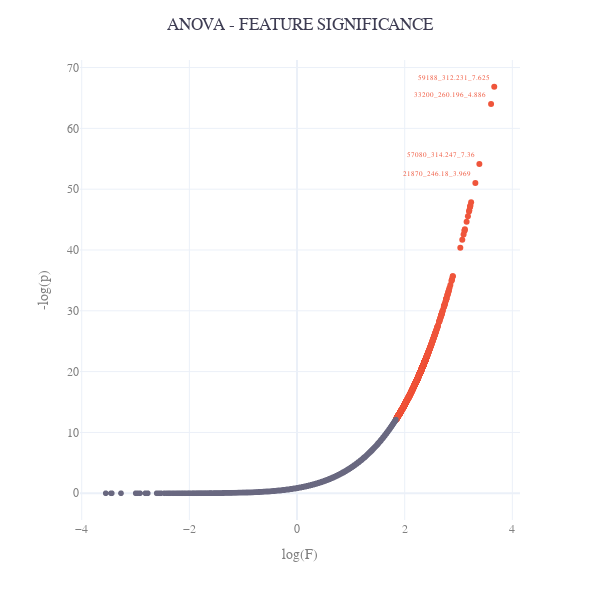

This figure's notebook cell:
### Markdown cell above
**Plot ANOVA results**

We will use plotly to visualize results from the ANOVA, with log(F-values) on the x-axis and -log(p) on the y-axis. Features are colored after statistical significance after multiple test correction. Since there are large differences in the F- and p-values, it is easier to plot their log.

We can also display the names of some of the top features in the plot. This easily gets very cluttered if we decide to display too many names, so starting at the top 5 could be a good idea.

### Code cell
# first plot insignificant features
fig = px.scatter(x=anova[anova['significant'] == False]['F'].apply(np.log),
                y=anova[anova['significant'] == False]['p'].apply(lambda x: -np.log(x)),
                template='plotly_white', width=600, height=600)
fig.update_traces(marker_color="#696880")

# plot significant features
fig.add_scatter(x=anova[anova['significant']]['F'].apply(np.log),
                y=anova[anova['significant']]['p'].apply(lambda x: -np.log(x)),
                mode='markers+text',
                text=anova['metabolite'].iloc[:4],
                textposition='top left', textfont=dict(color='#ef553b', size=7), name='significant')

fig.update_layout(font={"color":"grey", "size":12, "family":"Sans"},
                  title={"text":"ANOVA - FEATURE SIGNIFICANCE", 'x':0.5, "font_color":"#3E3D53"},
                  xaxis_title="log(F)", yaxis_title="-log(p)", showlegend=False)

# save fig as pdf
fig.write_image(os.path.join(result_dir, "plot_ANOVA.pdf"), scale=3)

fig.show()

### Figure 1 — Plotly figure (JSON) as saved in the notebook; plotly's stock layout.template omitted (floating-point values rounded to 4 significant figures; data arrays with more than 128 entries replaced by an {"elided": "..."} marker saying what was removed)
{"data": [{"hovertemplate": "x=%{x}<br>y=%{y}<extra></extra>", "legendgroup": "", "marker": {"color": "#696880", "symbol": "circle"}, "mode": "markers", "name": "", "showlegend": false, "type": "scattergl", "x": {"elided": "7537 float values"}, "xaxis": "x", "y": {"elided": "7537 float values"}, "yaxis": "y"}, {"mode": "markers+text", "name": "significant", "text": ["59188_312.231_7.625", "33200_260.196_4.886", "57080_314.247_7.36", "21870_246.18_3.969"], "textfont": {"color": "#ef553b", "size": 7}, "textposition": "top left", "type": "scatter", "x": {"elided": "1555 float values"}, "y": {"elided": "1555 float values"}}], "layout": {"font": {"color": "grey", "family": "Sans", "size": 12}, "height": 600, "legend": {"tracegroupgap": 0}, "margin": {"t": 60}, "showlegend": false, "title": {"font": {"color": "#3E3D53"}, "text": "ANOVA - FEATURE SIGNIFICANCE", "x": 0.5}, "width": 600, "xaxis": {"anchor": "y", "domain": [0, 1], "title": {"text": "log(F)"}}, "yaxis": {"anchor": "x", "domain": [0, 1], "title": {"text": "-log(p)"}}}}
